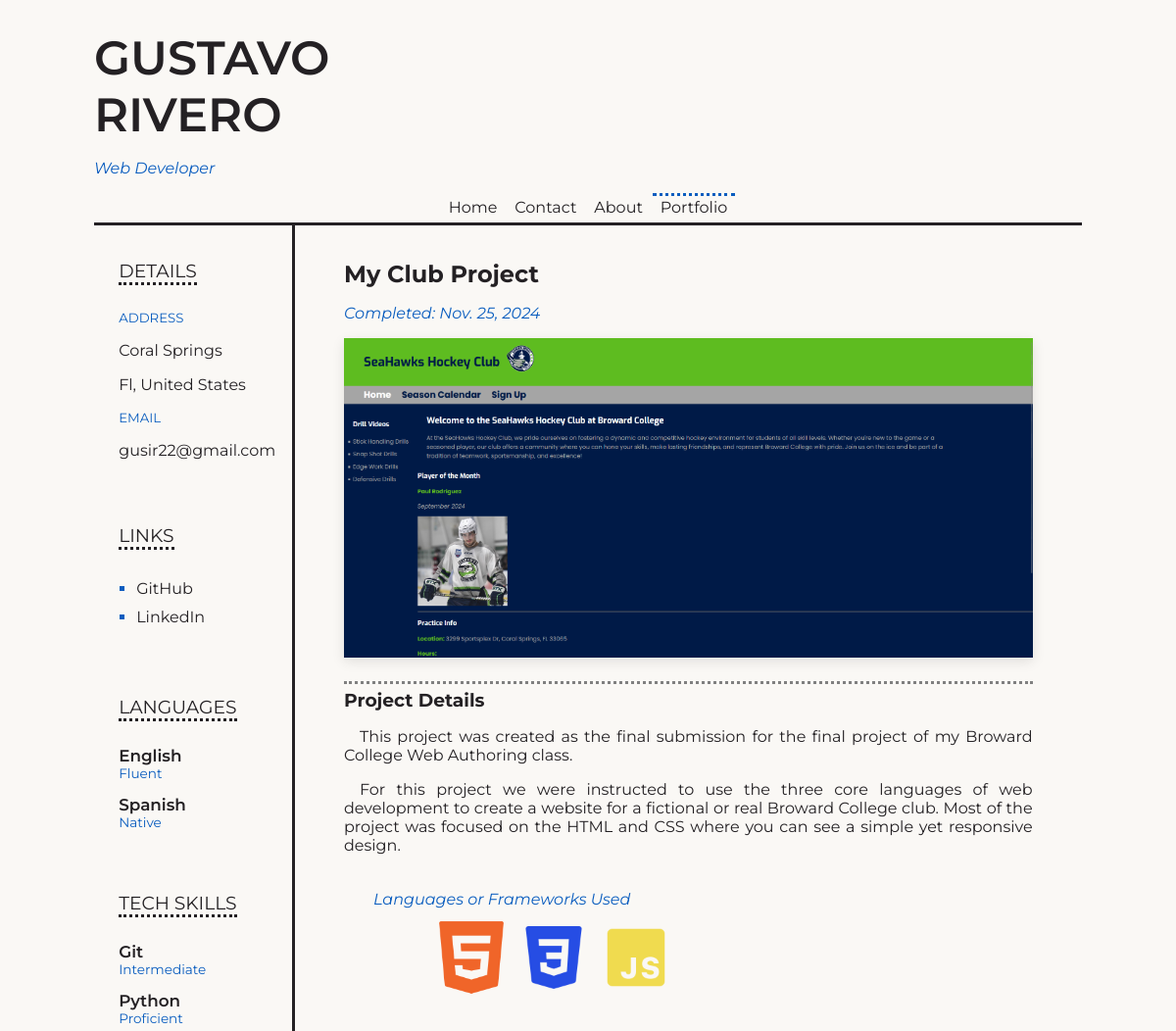
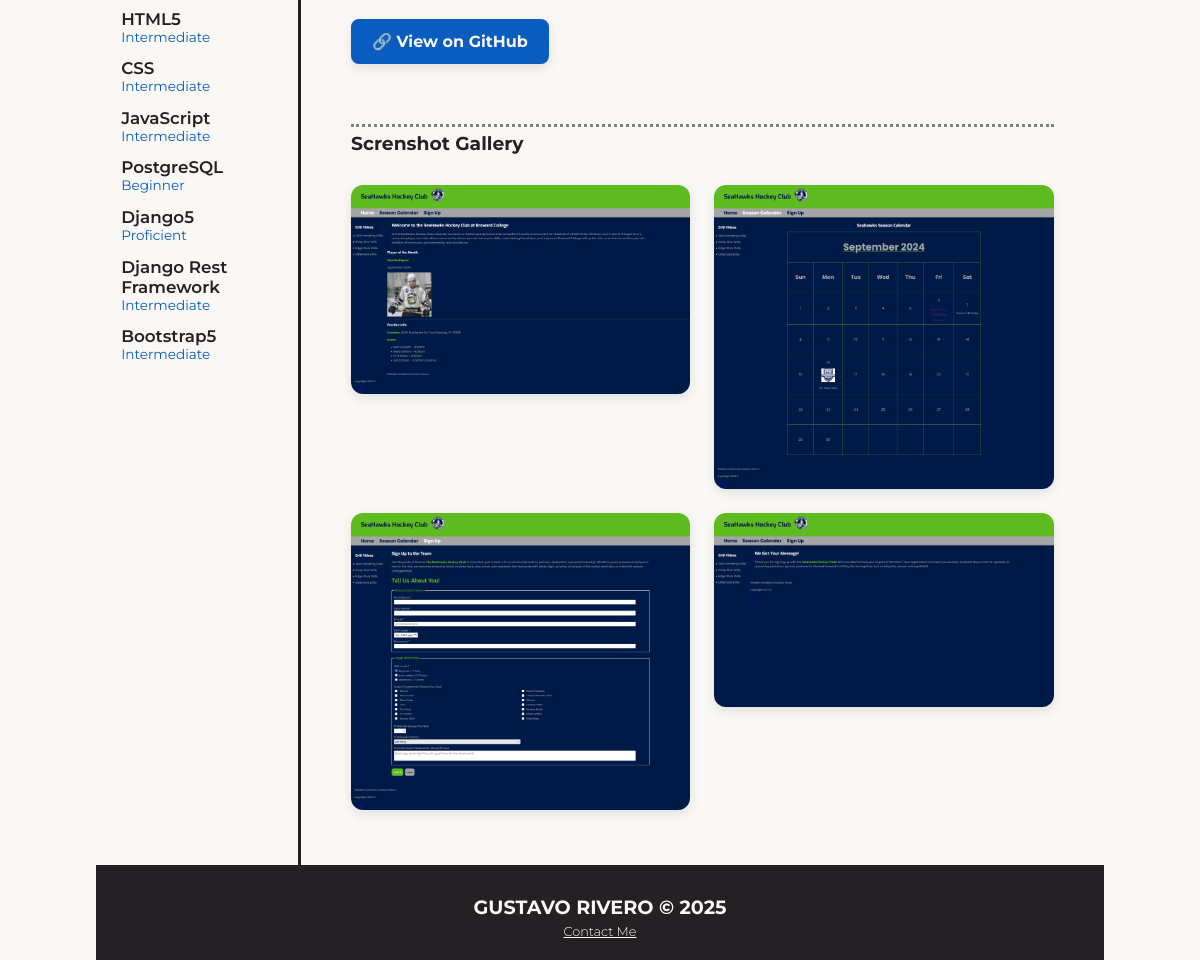
Page /portfolio/featured-project/my-club-project/ on the committed database (2 pictures, top to bottom).
### portfolio/models.py (models this page shows, shortened)
class FeaturedProject(models.Model):
    title = models.CharField(max_length=200)
    description = models.TextField()
    repository_link = models.URLField(blank=True)
    date_completed = models.DateField(blank=True, null=True)
    date_created = models.DateField(auto_now_add=True)  # Saves the date when the project is created
    thumbnail = models.ImageField(upload_to='featured_projects/thumbnails/')
    slug = models.SlugField(unique=True)  # For URL reference
    technologies_used = models.ManyToManyField(Technology, related_name='featured_projects')
    class Meta:
        verbose_name ="Featured Project"
        verbose_name_plural ="Featured Projects"
    def meta_description(self):
        tech_list = [t.name for t in self.technologies_used.all()] # get all tech names as a list
        if len(tech_list) > 1:
            tech_list[-1] = "and " + tech_list[-1]  # add 'and' to last tech in list if more than one item
        if len(tech_list) <= 2:
            tech_list = " ".join(tech_list)  # join tech list into string with just a space bar
        else:
            tech_list = ", ".join(tech_list)  # join tech list into string with commas and a space
        short_desc = self.description.split(".")[0]  # first sentence
        return f"{self.title} built with {tech_list}. {short_desc}"

class Technology(models.Model):
    name = models.CharField(max_length=100)
    badge = models.ImageField(upload_to='technologies/')
    description = models.TextField(blank=True)
    class Meta:
        verbose_name ="Technology"
        verbose_name_plural ="Technologies"
    def __str__(self):
        return self.name

class Screenshot(models.Model):
    project = models.ForeignKey(FeaturedProject, related_name='screenshots', on_delete=models.CASCADE)
    image = models.ImageField(upload_to='projects/screenshots/')
    caption = models.CharField(max_length=255, blank=True)

### portfolio/views.py (the view)
# urls.py: path("featured-project/<str:slug>/", FeaturedProjectDetailView.as_view(), name="featured_project_detail"),
class FeaturedProjectDetailView(DetailView):
    model = FeaturedProject
    context_object_name = "project"
    template_name = "portfolio/featured-project-detail.html"

### pages/templatetags/custom_filters.py (called while the page is built)
@register.filter
def get_base_of_path(value, delimiter='/'):
    return value.split(delimiter)[1]

### templates/portfolio/featured-project-detail.html (shortened to what this page needs)
{% extends "_base.html" %}
{% load static %}
{% block content %}
    <div class="container">
        <div class="row" id="hero-section">
            <div class="col-12">
                <h2 class="section-title">{{project.title}}</h2>
            </div>
            <div class="col-12">
                <p class="project-date-text">
                    {% if project.date_completed %}
                        Completed: {{ project.date_completed }}
                    {% else %}
                        Published: {{ project.date_created }}
                    {% endif %}
                </p>
            </div>
            {% if project.thumbnail %}
                <div class="col-12">
                    <img class="fp-hero-thumbnail" src="{{ project.thumbnail.url }}" alt="{{ project.title }} thumbnail">
                </div>
            {% endif %}
        </div>
        <div class="row" id="info-section">
            <div class="col-12">
                <h3 class="detail-header">Project Details</h4>
                <span class="project-description-text">{{ project.description|linebreaks }}</span>
            </div>
            <div class="col-12">
                <div class="badges-section">
                    <h4 class="badge-header">Languages or Frameworks Used</h4>
                    <div class="badges-card">
                        {% for tech in project.technologies_used.all %}
                            <img loading="lazy" class="detail-tech-badge" src="{{tech.badge.url}}" alt="{{tech}} badge"
                            title="{{tech.name}}">
                        {% endfor %}
                    </div>
                </div>
            </div>
            {% if project.repository_link %}
                <div class="col-12">
                    <a href="{{ project.repository_link }}" target="_blank" class="btn">
                        🔗 View on GitHub
                    </a>
                </div>
            {% endif %}
        </div>
        {% if project.screenshots.all %}
            <div class="row" id="masonry-screenshots-section">
                <div class="col-12">
                    <h3 class="masonry-header">Screnshot Gallery</h4>
                </div>
                <div class="col-12">
                    <div class="masonry-gallery">
                        {% for screenshot in project.screenshots.all %}
                            <img loading="lazy" class="masonry-img" src="{{ screenshot.image.url }}" alt="{{screenshot.caption}}"
                            onclick="openGalleryModal(this)">
                        {% endfor %}
                    </div>
                </div>
            </div>
        {% endif %}
    </div>
{% endblock %}

### static/css/main.css (style rules this page uses)
:root { --black: #242124; --white: #FAF8F5; --primary: #0A5DBF; --important: #BF260A; --complementary: #DBB02F; }
* { font-family: "Montserrat", serif; font-style: normal; box-sizing: border-box; color: var(--black); }
html, body { padding: 0; margin: 0; background: var(--white); color: var(--black); height: 100%; }
body { padding: 2.5% 8%; }
h1, h2, h3, h4, h5, h6 { margin: 0; }

### static/css/containers.css (style rules this page uses)
.container { width: 100%; margin: 0; padding: 0; display: block; }
.row { display: flex; justify-content: flex-start; flex-wrap: wrap; gap: 0; height: auto; width: 100%; }
[class*="col-"] { padding: 0; height: auto; box-sizing: border-box; }
.col-12 { width: 100%; }

### static/css/portfolio-details.css (style rules this page uses)
.fp-hero-thumbnail { width: 100%; height: auto; box-shadow: 0 4px 12px rgba(0,0,0,0.1); }
.project-date-text { font-style: italic; color: var(--primary); }
#info-section { margin-top: 20px; }
.detail-header, .masonry-header { border-top-style: dotted; border-top-width: 3px; border-top-color: gray; padding-top: 5px; }
.project-description-text { text-indent: 16px; text-align: justify; }
.badges-section { padding: 20px 0; padding-left: 30px; }
.badge-header { font-style: italic; color: var(--primary); font-weight: 400; margin-bottom: 10px; }
.badges-card { padding-left: 60px; }
.detail-tech-badge { height: 80px; width: auto; display: inline; }
#masonry-screenshots-section { margin-top: 30px; }
.masonry-gallery { margin: 20px 0; display: grid; grid-template-columns: repeat(auto-fill, minmax(300px, 1fr)); gap: 1.5rem; }
.masonry-header { margin-bottom: 10px; }
.masonry-img { width: 100%; display: block; border-radius: 12px; box-shadow: 0 4px 12px rgba(0,0,0,0.1); transition: transform 0.3s ease; }

### static/css/buttons.css (style rules this page uses)
.btn, .btn-secondary, .fp-btn, .fp-btn-secondary, .cta-btn { margin: 30px 0; margin-right: 10px; padding: 10px 18px; font-weight: bold; color: var(--white); background: var(--primary); border: 0; border-radius: 8px; border: 3px solid var(--primary); cursor: pointer; text-decoration: none; display: inline-block; box-shadow: 0 4px 12px rgba(0,0,0,0.1); }

### rows in the picture
FeaturedProject: title "My Club Project", date_completed "Nov. 25, 2024", thumbnail (picture), description "This project was created as the final submission for the final project of my Broward College Web Authoring class. For this project we were instructed to use the three core languages of web development to create a website for a fictional or real Broward College club. Most of the project was focused on the HTML and CSS where you can see a simple yet responsive design."
Technology: badge (picture)
Technology: badge (picture)
Technology: badge (picture)
Screenshot: image (picture)
Screenshot: image (picture)
Screenshot: image (picture)
Screenshot: image (picture)
